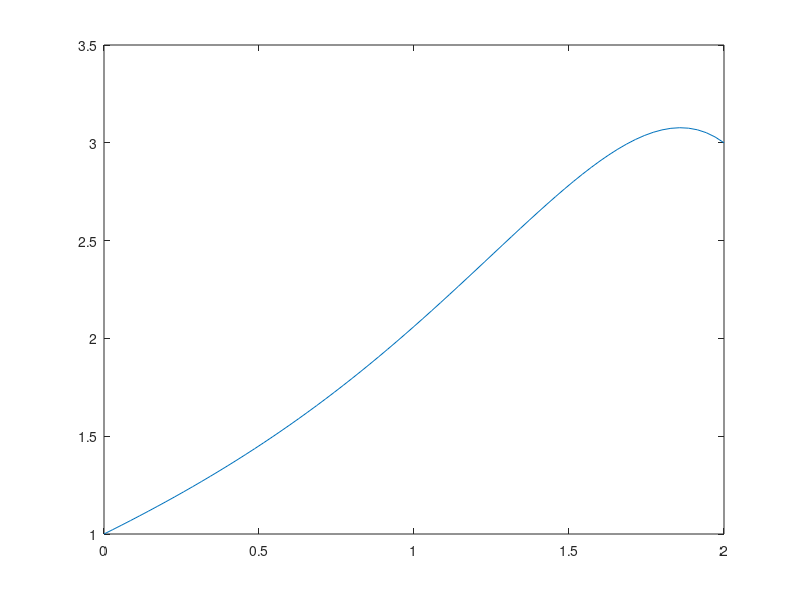

Source code (MATLAB):
% resim y''-3y'+2y = x*cos(x), y(0)=1, y(2)=3
% metoda siti - zatim jen rychle napsany jednoduchy kod - bude doplnen
N = 70; % pocet intervalu
h = 2/N; % delka kroku
x = linspace(0,2,N+1); % sit bodu x_k

% sestavime matici ulohy a vektor prave strany:
A = zeros(N+1); % matice
B = zeros(N+1,1); % prava strana
for r = 2:N
    A(r,r-1:r+1) = [1/h^2+3/2/h,   -2/h^2+2,   1/h^2-3/2/h];
    B(r) = x(r)*cos(x(r));
end;
B = B - A(:,1)*1; % prevedeni na pravou stranu
B = B - A(:,N+1)*3; % prevedeni na pravou stranu

% vymazani prvnich a poslednich sloupcu a radku:
A(1,:) = [];
A(end,:) = [];
A(:,1) = [];
A(:,end) = [];
B(1) = [];
B(end) = [];

y = A\B
plot(x,[1,y',3])

